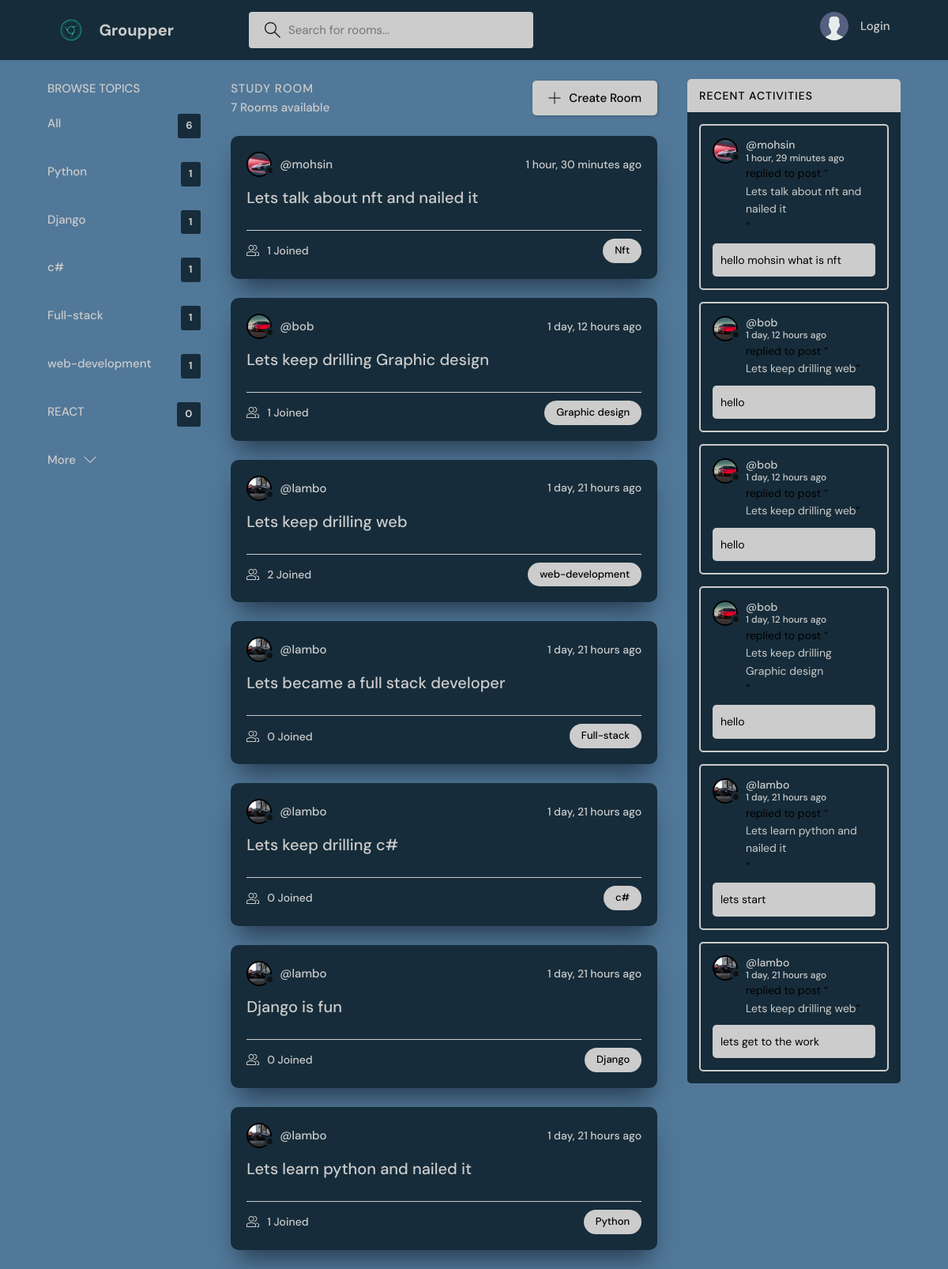
The page / on the database its author committed.
### base/models.py (models this page shows, shortened)
class Topic(models.Model):
    name= models.CharField(max_length=200)

class Room(models.Model):
    host = models.ForeignKey(User,on_delete=models.SET_NULL , null =True)
    topic =  models.ForeignKey(Topic,on_delete=models.SET_NULL , null =True)
    name = models.CharField(max_length=200)
    description = models.TextField(null=True , blank = True)
    participants = models.ManyToManyField(User , related_name='participants' ,blank=True)
    updated = models.DateTimeField(auto_now=True)
    created = models.DateTimeField(auto_now=True)
    class Meta:
        ordering = ['-updated' , '-created']
    def __str__(self):
        return self.name

class User(AbstractUser):
   name = models.CharField(max_length=200, null=True)
   email = models.EmailField(unique=True, null=True)
   bio = models.TextField(null=True)
   avatar = models.ImageField(null=True, default="avatar.svg")
   USERNAME_FIELD = 'email'
   REQUIRED_FIELDS = []

class Message(models.Model):
    user = models.ForeignKey(User, on_delete=models.CASCADE)
    room = models.ForeignKey(Room,on_delete=models.CASCADE)
    body = models.TextField()
    updated = models.DateTimeField(auto_now=True)
    created = models.DateTimeField(auto_now=True)
    class Meta:
        ordering = ['-updated' , '-created']

### base/views.py (the view)
# urls.py: path('' , views.home , name="home"),
def home (request):
    q = request.GET.get('q') if request.GET.get('q') != None  else ''
    rooms = Room.objects.filter(
        Q(topic__name__icontains=q) |
        Q(name__icontains=q) |
        Q(description__icontains=q)
    )
    topics = Topic.objects.all()[0:6]
    room_count = rooms.count()
    room_messages = Message.objects.filter(
        Q(room__topic__name__icontains=q))[0:6]
    context = {'rooms': rooms ,'topics':topics , 'room_count':room_count , 'room_messages' : room_messages}
    return render (request, 'base/home.html' , context)

### base/templates/base/home.html (shortened to what this page needs)
{% extends 'main.html' %}
{% block content %}
    <main class="layout layout--3">
      <div class="container">
        {% include 'base/topics_component.html' %}
        <div class="roomList">
          <div class="roomList__header">
            <div>
              <h2>Study Room</h2>
              <p>{{room_count}} Rooms available</p>
            </div>
            <a class="btn btn--main" href="{% url 'create-room' %}">
              <svg version="1.1" xmlns="http://www.w3.org/2000/svg" width="32" height="32" viewBox="0 0 32 32">
                <title>add</title>
                <path
                  d="M16.943 0.943h-1.885v14.115h-14.115v1.885h14.115v14.115h1.885v-14.115h14.115v-1.885h-14.115v-14.115z"
                ></path>
              </svg>
              Create Room
            </a>
          </div>
        {% include 'base/feed_component.html'%}
        </div>
        {% include 'base/activity_component.html'%}
      </div>
    </main>
  {% endblock %}

### base/templates/base/topics_component.html
<div class="topics">
  <div class="topics__header">
    <h2>Browse Topics</h2>
  </div>
  <ul class="topics__list">
    <li>
      <a href="{% url 'home' %}" class="active">All <span>{{ topics.count }}</span></a>
    </li>
    {%for topic in topics%}
    <li>
      <a href="{% url 'home' %}?q={{topics.name}}">{{ topic.name }} <span>{{topic.room_set.all.count}}</span></a>
    </li>
    {% endfor %}
  </ul>
  <a class="btn btn--link" href="{% url 'topics' %}">
    More
    <svg version="1.1" xmlns="http://www.w3.org/2000/svg" width="32" height="32" viewBox="0 0 32 32">
      <title>chevron-down</title>
      <path d="M16 21l-13-13h-3l16 16 16-16h-3l-13 13z"></path>
    </svg>
  </a>
</div>

### base/templates/base/feed_component.html (shortened to what this page needs)
{% for room in rooms %}
<div class="roomListRoom">
    <div class="roomListRoom__header">
        <a href="{% url 'user-profile' room.host.id %}" class="roomListRoom__author">
            <div class="avatar avatar--small">
                <img src="{{room.host.avatar.url}}" />
            </div>
            <span>@{{room.host.username}}</span>
        </a>
        <div class="roomListRoom__actions">
            <span>{{room.created|timesince}} ago </span>
        </div>
    </div>
    <div class="roomListRoom__content">
        <a href="{%url 'room' room.id %}">{{room.name}}</a>
    </div>
    <div class="roomListRoom__meta">
        <a href="{%url 'room' room.id %}" class="roomListRoom__joined">
            {{room.participants.all.count}} Joined
        </a>
        <p class="roomListRoom__topic">{{room.topic.name}}</p>
    </div>
</div>
{% endfor %}

### base/templates/base/activity_component.html (shortened to what this page needs)
<div class="activities">
    <div class="activities__header">
      <h2>Recent Activities</h2>
    </div>
    {% for message in room_messages %}
    <div class="activities__box">
      <div class="activities__boxHeader roomListRoom__header">
        <a href="{%  url 'user-profile' message.user.id %}" class="roomListRoom__author">
          <div class="avatar avatar--small">
            <img src="{{message.user.avatar.url}}" />
          </div>
          <p>
            @{{message.user.username}}
            <span>{{message.created|timesince}} ago </span>
          </p>
        </a>
        </div>
      <div class="activities__boxContent">
        <p>replied to post “<a href="{% url 'room' message.room.id %}">{{message.room}}</a>”</p>
        <div class="activities__boxRoomContent">
            {{message.body}}
        </div>
      </div>
    </div>
    {% endfor %}
</div>

### rows shown on the page
Topic: name "Python", room_set.all.count "1"
Topic: name "Django", room_set.all.count "1"
Topic: name "c#", room_set.all.count "1"
Topic: name "Full-stack", room_set.all.count "1"
Topic: name "web-development", room_set.all.count "1"
Topic: name "REACT", room_set.all.count "0"
Room: host.avatar (picture), host.username "mohsin", created "1 hour, 30 minutes", name "Lets talk about nft and nailed it", participants.all.count "1", topic.name "Nft"
Room: host.avatar (picture), host.username "bob", created "1 day, 12 hours", name "Lets keep drilling Graphic design", participants.all.count "1", topic.name "Graphic design"
Room: host.avatar (picture), host.username "lambo", created "1 day, 21 hours", name "Lets keep drilling web", participants.all.count "2", topic.name "web-development"
Room: host.avatar (picture), host.username "lambo", created "1 day, 21 hours", name "Lets became a full stack developer", participants.all.count "0", topic.name "Full-stack"
Room: host.avatar (picture), host.username "lambo", created "1 day, 21 hours", name "Lets keep drilling c#", participants.all.count "0", topic.name "c#"
Room: host.avatar (picture), host.username "lambo", created "1 day, 21 hours", name "Django is fun", participants.all.count "0", topic.name "Django"
Room: host.avatar (picture), host.username "lambo", created "1 day, 21 hours", name "Lets learn python and nailed it", participants.all.count "1", topic.name "Python"
Message: user.avatar (picture), user.username "mohsin", created "1 hour, 29 minutes", room "Lets talk about nft and nailed it", body "hello mohsin what is nft"
Message: user.avatar (picture), user.username "bob", created "1 day, 12 hours", room "Lets keep drilling web", body "hello"
Message: user.avatar (picture), user.username "bob", created "1 day, 12 hours", room "Lets keep drilling web", body "hello"
Message: user.avatar (picture), user.username "bob", created "1 day, 12 hours", room "Lets keep drilling Graphic design", body "hello"
Message: user.avatar (picture), user.username "lambo", created "1 day, 21 hours", room "Lets learn python and nailed it", body "lets start"
Message: user.avatar (picture), user.username "lambo", created "1 day, 21 hours", room "Lets keep drilling web", body "lets get to the work"

### other values the page prints
{{ topics.count }} "6"
{{ room_count }} "7"
